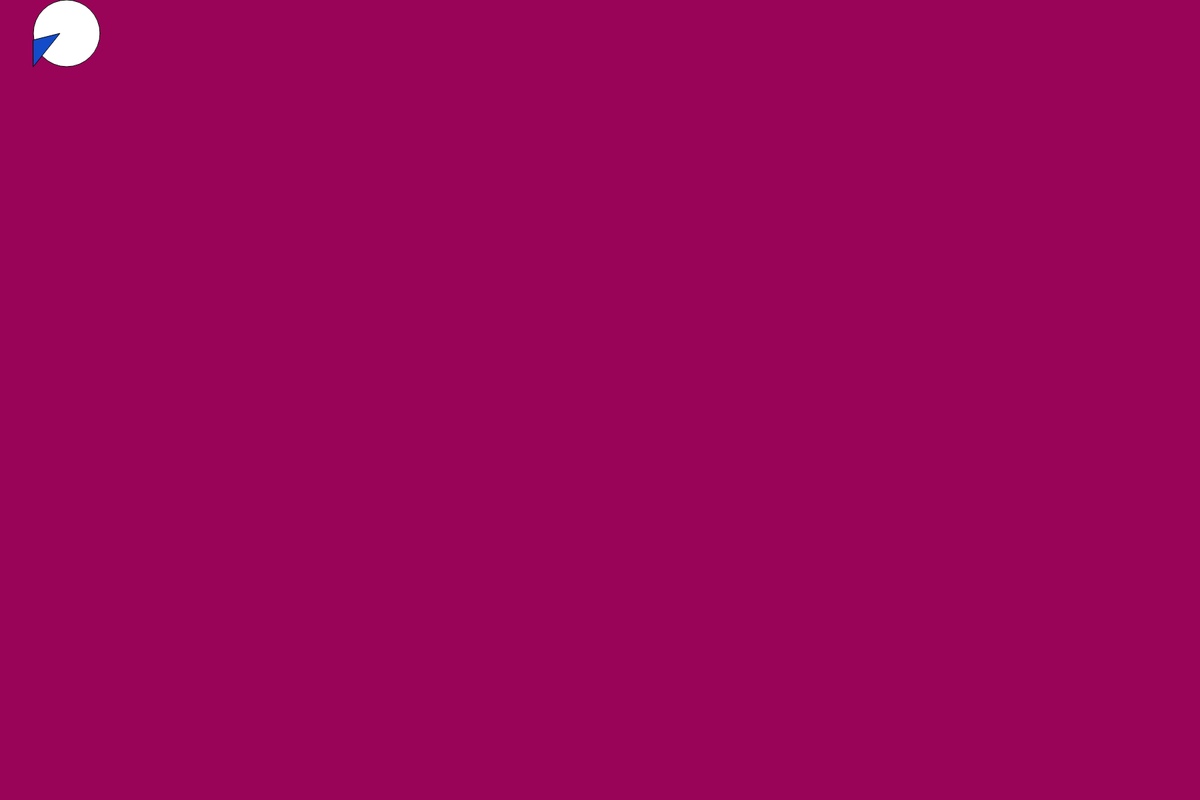
Frame 1 (no input)
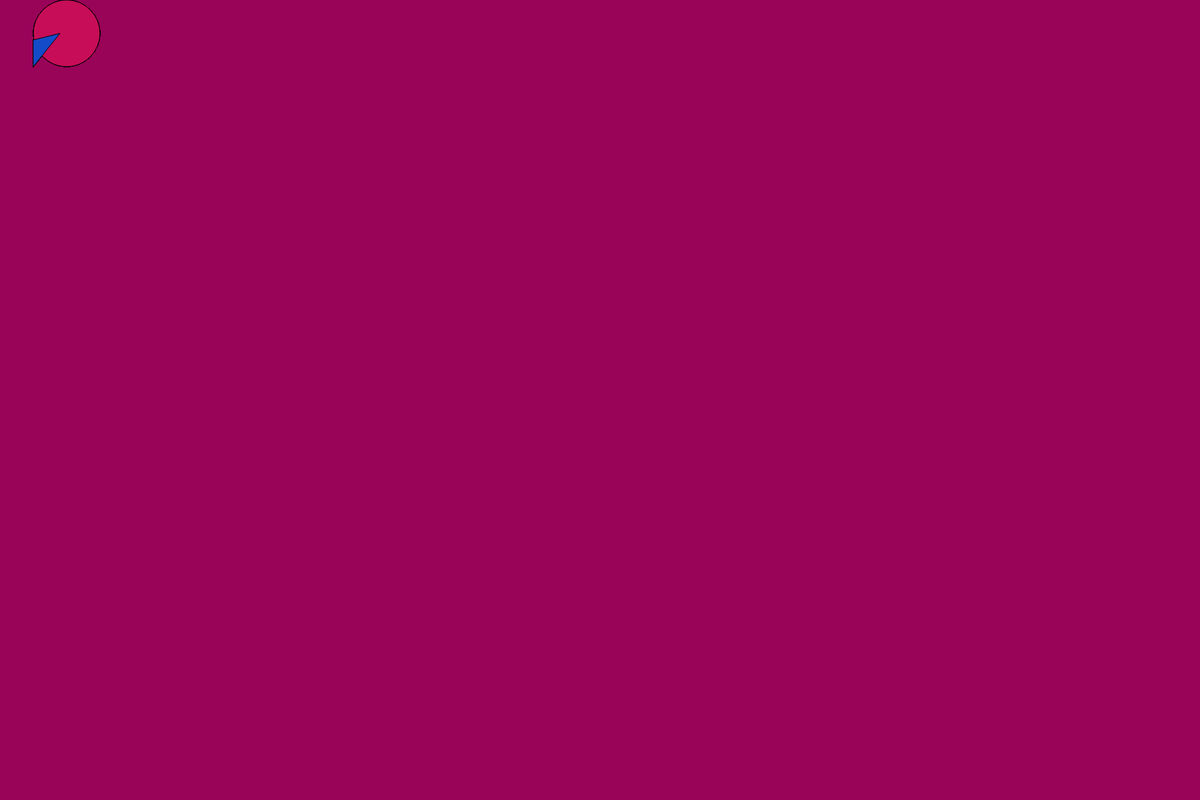
Frame 60 (no input)
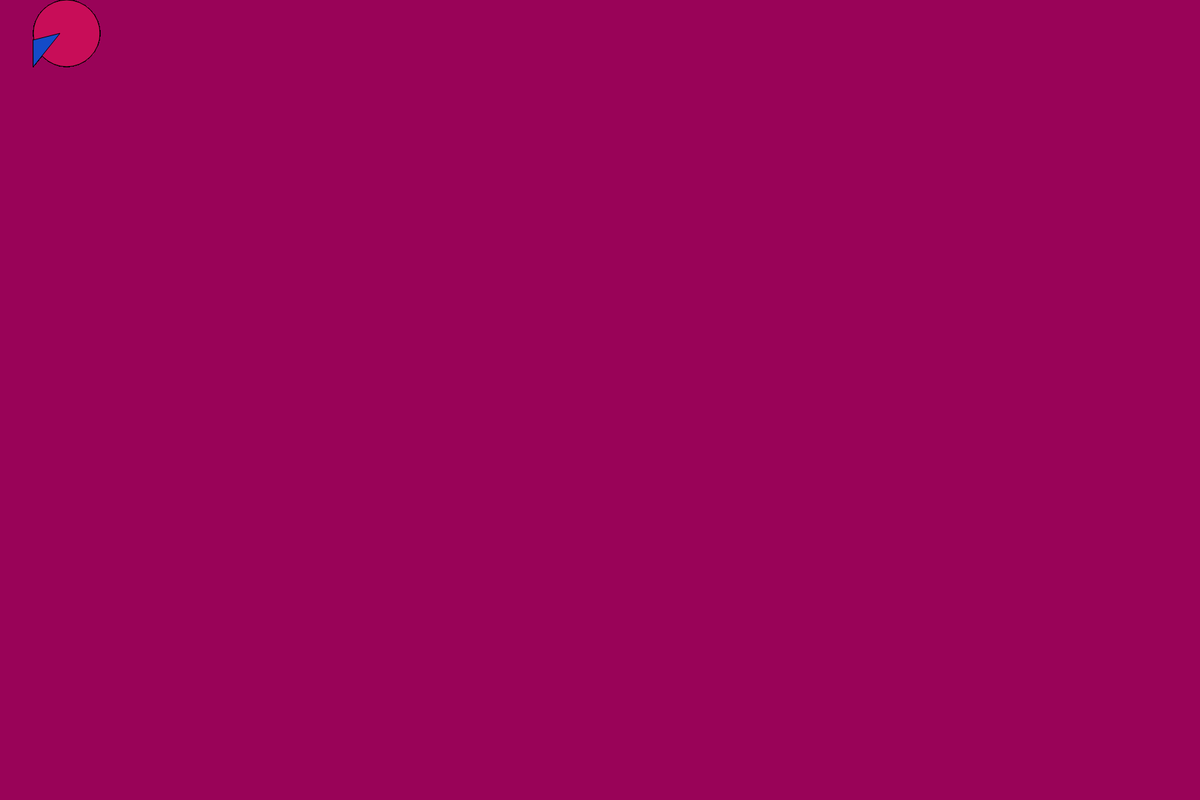
Frame 120 (the mouse pressed at the canvas centre since frame 60)

The p5.js sketch that drew these frames (run headless with seeded random() and noise() and a simulated clock; from frame 60 on, the mouse is pressed at the canvas centre):

// p5.js sketch
// ── sketch.js
function setup() {
  createCanvas(1800,1200);
  background(153,3,88)
  // put setup code here
}

function draw() {
  // put drawing code here
  ellipse(100,50,100,100)
  fill(20,75,200)

  triangle(50,100,90,50,50,60)
  fill(200,13,88)
console.log("hello world");
}
